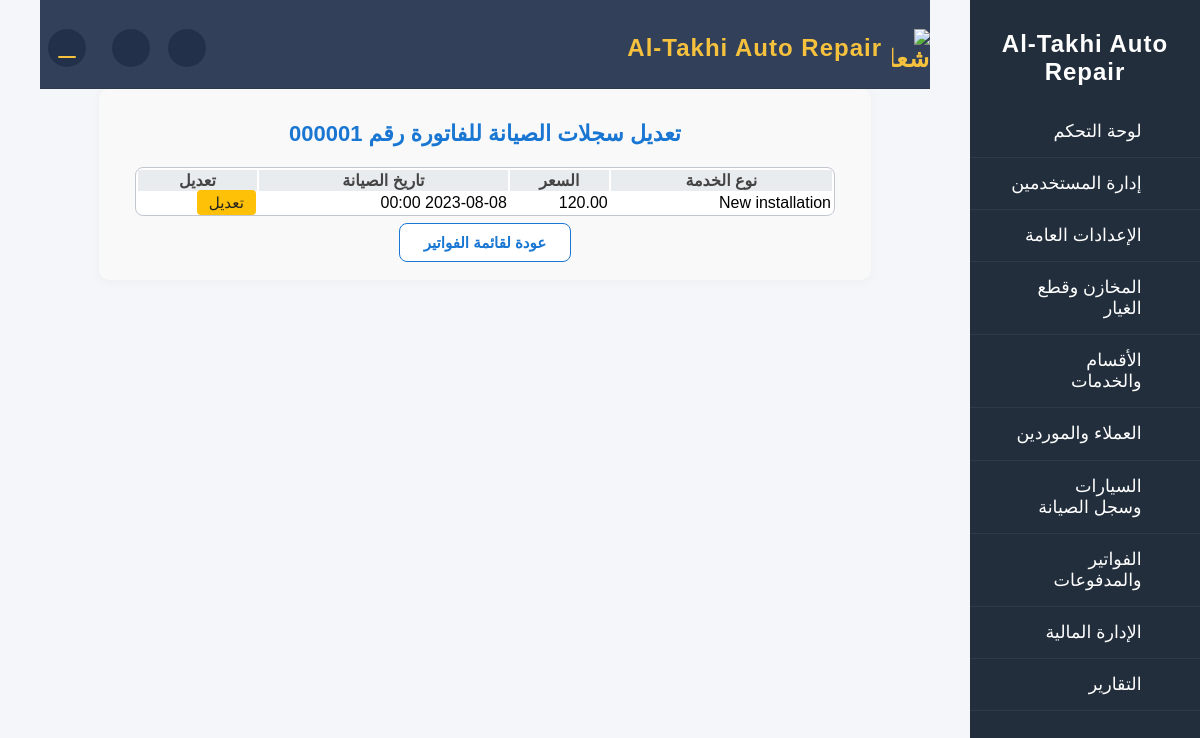
/invoices/edit-records/1/ (signed in), run on the app's committed database.
### invoices/models.py (models this page shows, shortened)
class Invoice(models.Model):
    invoice_number = models.CharField(max_length=20, unique=True)
    client = models.ForeignKey(
        Client, on_delete=models.CASCADE, related_name="invoices"
    )
    car = models.ForeignKey(Car, on_delete=models.CASCADE, related_name="invoices")
    services = models.ManyToManyField(Service, related_name="invoices")
    amount = models.DecimalField(max_digits=10, decimal_places=2)
    paid = models.BooleanField(default=False)
    created_at = models.DateTimeField("تاريخ الإنشاء", null=True, blank=True)
    updated_at = models.DateTimeField(auto_now=True)

### cars/maintenance_models.py (models this page shows, shortened)
class MaintenanceRecord(models.Model):
    delivery_date = models.DateTimeField(
        blank=True, null=True, verbose_name="تاريخ تسليم المركبة"
    )
    invoice = models.ForeignKey(
        Invoice,
        on_delete=models.SET_NULL,
        null=True,
        blank=True,
        related_name="maintenance_records",
        verbose_name="رقم الفاتورة",
    )
    car = models.ForeignKey(
        Car, on_delete=models.CASCADE, related_name="maintenance_records"
    )
    service = models.ForeignKey(Service, on_delete=models.CASCADE)
    price = models.DecimalField(max_digits=10, decimal_places=2)
    notes = models.TextField(blank=True, null=True)
    created_at = models.DateTimeField()
    ready_at = models.DateTimeField(
        blank=True, null=True, verbose_name="تاريخ انتهاء التصليح"
    )
    is_finished = models.BooleanField(
        default=False, verbose_name="تم الانتهاء من الصيانة"
    )

### services/models.py (models this page shows, shortened)
class Service(models.Model):
    STATUS_CHOICES = [
        ("pending", "قيد التنفيذ"),
        ("completed", "مكتملة"),
        ("paid", "مدفوعة"),
    ]
    name = models.CharField(max_length=100)
    description = models.TextField(blank=True, null=True)
    default_price = models.DecimalField(max_digits=10, decimal_places=2)
    department = models.ForeignKey(
        Department, on_delete=models.CASCADE, related_name="services"
    )
    car = models.ForeignKey(
        "cars.Car",
        on_delete=models.SET_NULL,
        null=True,
        blank=True,
        related_name="services",
    )
    status = models.CharField(max_length=10, choices=STATUS_CHOICES, default="pending")
    notes = models.TextField(blank=True, null=True)
    created_at = models.DateTimeField(auto_now_add=True)
    updated_at = models.DateTimeField(auto_now=True)

### invoices/views.py (the view)
@login_required
def edit_invoice_records(request, invoice_id):
    invoice = get_object_or_404(Invoice, id=invoice_id)
    records = MaintenanceRecord.objects.filter(invoice=invoice).select_related(
        "service"
    )
    return render(
        request, "edit_invoice_records.html", {"invoice": invoice, "records": records}
    )

### templates/edit_invoice_records.html
{% extends 'base.html' %}
{% block content %}
<div style="max-width:700px;margin:auto;background:#f9f9f9;padding:32px 36px 28px 36px;border-radius:10px;box-shadow:0 2px 8px #eee;direction:rtl;">
    <div style="text-align:center;margin-bottom:20px;">
        <span style="font-size:22px;font-weight:bold;color:#1976d2;">تعديل سجلات الصيانة للفاتورة رقم {{ invoice.invoice_number }}</span>
    </div>
    <table style="width:100%;background:#fff;border-radius:8px;overflow:hidden;border:1.5px solid #c2c7d0;">
        <thead>
            <tr style="background:#e9ecef;color:#444;font-weight:bold;">
                <th>نوع الخدمة</th>
                <th>السعر</th>
                <th>تاريخ الصيانة</th>
                <th>تعديل</th>
            </tr>
        </thead>
        <tbody>
            {% for record in records %}
            <tr>
                <td>{{ record.service.name }}</td>
                <td>{{ record.price }}</td>
                <td>{{ record.created_at|date:'Y-m-d H:i' }}</td>
                <td>
                    <a href="{% url 'cars:edit_maintenance_record_fields' record.id %}" style="background:#ffc107;color:#222;padding:4px 12px;border-radius:4px;text-decoration:none;font-size:0.95em;">تعديل</a>
                </td>
            </tr>
            {% empty %}
            <tr><td colspan="4" style="text-align:center;">لا توجد سجلات صيانة مرتبطة بهذه الفاتورة.</td></tr>
            {% endfor %}
        </tbody>
    </table>
    <div style="text-align:center;margin-top:18px;">
        <a href="{% url 'invoices_list' %}" style="background:#fff;color:#1976d2;border:1px solid #1976d2;padding:10px 24px;border-radius:8px;font-weight:bold;font-size:15px;text-decoration:none;">عودة لقائمة الفواتير</a>
    </div>
</div>
{% endblock %}

### templates/base.html (style rules this page uses)
body { font-family: Tahoma, Arial, sans-serif; background: #f4f6fa; margin: 0; padding: 0; }

### data on the page
Invoice: invoice_number "000001"
MaintenanceRecord: service.name "New installation", price "120.00", created_at "2023-08-08 00:00"
